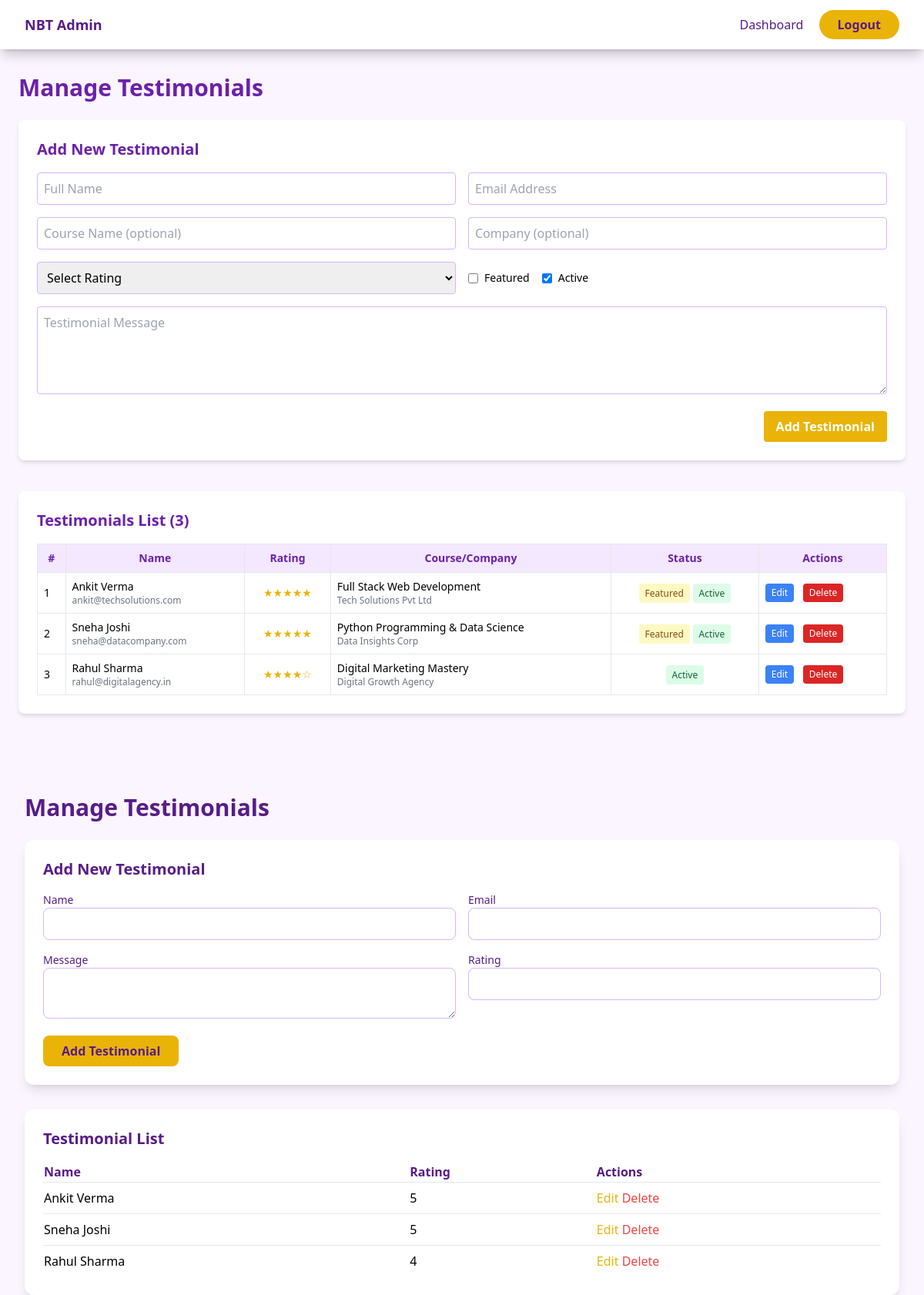
The app's page /nbt/admin/manage_testimonials.php (signed in) with its own data.
### tables this page shows
CREATE TABLE testimonials (
    id INT AUTO_INCREMENT PRIMARY KEY,
    name VARCHAR(255) NOT NULL,
    email VARCHAR(255) DEFAULT '',
    company VARCHAR(255) DEFAULT '',
    position VARCHAR(255) DEFAULT '',
    message TEXT DEFAULT '',
    rating INT DEFAULT 5,
    image_name VARCHAR(255) DEFAULT '',
    image_data LONGBLOB,
    course_name VARCHAR(255) DEFAULT '',
    is_featured TINYINT(1) DEFAULT 0,
    is_active TINYINT(1) DEFAULT 1,
    created_at TIMESTAMP DEFAULT CURRENT_TIMESTAMP
);

### nbt/admin/manage_testimonials.php (the view, shortened to what this page needs)
<?php
require '../config/db.php';
$stmt = $pdo->query("SELECT * FROM testimonials ORDER BY created_at DESC");
$testimonials = $stmt->fetchAll();
?>
<!DOCTYPE html>
<html lang="en">
<head>
    <script src="https://cdn.tailwindcss.com"></script>
</head>
<body class="bg-purple-50 font-sans min-h-screen">
    <nav class="bg-white shadow-lg fixed w-full top-0 z-50">
        <div class="max-w-7xl mx-auto px-4 sm:px-6 lg:px-8">
            <div class="flex justify-between items-center h-16">
                <div class="text-lg font-semibold text-purple-900">NBT Admin</div>
                <div>
                    <a href="dashboard.php" class="text-purple-900 hover:text-yellow-500 px-4">Dashboard</a>
                    <a href="logout.php" class="bg-yellow-500 text-purple-900 px-6 py-2 rounded-full font-semibold hover:bg-yellow-600">Logout</a>
                </div>
            </div>
        </div>
    </nav>
    <div class="max-w-7xl mx-auto p-6 pt-24">
        <h1 class="text-3xl font-bold text-purple-800 mb-6">Manage Testimonials</h1>
        <div class="bg-white rounded-lg shadow-md p-6 mb-10">
            <h2 class="text-xl font-semibold mb-4 text-purple-800">Add New Testimonial</h2>
            <form method="POST" class="grid grid-cols-1 md:grid-cols-2 gap-4">
                <input type="text" name="name" placeholder="Full Name" required class="border border-purple-300 p-2 rounded" />
                <input type="email" name="email" placeholder="Email Address" class="border border-purple-300 p-2 rounded" />
                <input type="text" name="course_name" placeholder="Course Name (optional)" class="border border-purple-300 p-2 rounded" />
                <input type="text" name="company" placeholder="Company (optional)" class="border border-purple-300 p-2 rounded" />
                <select name="rating" required class="border border-purple-300 p-2 rounded">
                    <option value="">Select Rating</option>
                </select>
                <div class="flex items-center space-x-4">
                    <label class="flex items-center">
                        <input type="checkbox" name="is_featured" class="mr-2">
                        <span class="text-sm">Featured</span>
                    </label>
                    <label class="flex items-center">
                        <input type="checkbox" name="is_active" checked class="mr-2">
                        <span class="text-sm">Active</span>
                    </label>
                </div>
                <div class="col-span-2">
                    <textarea name="message" placeholder="Testimonial Message" required rows="4" class="w-full border border-purple-300 p-2 rounded"></textarea>
                </div>
                <div class="col-span-2 text-right">
                    <button type="submit" name="add" class="bg-yellow-500 hover:bg-yellow-600 text-white font-bold px-4 py-2 rounded">Add Testimonial</button>
                </div>
            </form>
        </div>
        <div class="bg-white rounded-lg shadow-md p-6">
            <h2 class="text-xl font-semibold mb-4 text-purple-800">Testimonials List (<?= count($testimonials) ?>)</h2>
            <div class="overflow-x-auto">
                <table class="min-w-full table-auto text-sm border">
                    <thead>
                        <tr class="bg-purple-100 text-purple-800">
                            <th class="p-2 border">#</th>
                            <th class="p-2 border">Name</th>
                            <th class="p-2 border">Rating</th>
                            <th class="p-2 border">Course/Company</th>
                            <th class="p-2 border">Status</th>
                            <th class="p-2 border">Actions</th>
                        </tr>
                    </thead>
                    <tbody>
                        <?php foreach ($testimonials as $testimonial): ?>
                            <tr class="border-t hover:bg-gray-50">
                                <td class="p-2 border"><?= $testimonial['id'] ?></td>
                                <td class="p-2 border">
                                    <div class="font-medium"><?= htmlspecialchars($testimonial['name']) ?></div>
                                    <div class="text-xs text-gray-500"><?= htmlspecialchars($testimonial['email']) ?></div>
                                </td>
                                <td class="p-2 border text-center">
                                    <div class="text-yellow-500">
                                        <?= str_repeat('★', $testimonial['rating']) . str_repeat('☆', 5 - $testimonial['rating']) ?>
                                    </div>
                                </td>
                                <td class="p-2 border">
                                    <?php if ($testimonial['course_name']): ?>
                                        <div class="text-sm font-medium"><?= htmlspecialchars($testimonial['course_name']) ?></div>
                                    <?php endif; ?>
                                    <?php if ($testimonial['company']): ?>
                                        <div class="text-xs text-gray-500"><?= htmlspecialchars($testimonial['company']) ?></div>
                                    <?php endif; ?>
                                </td>
                                <td class="p-2 border text-center">
                                    <?php if ($testimonial['is_featured']): ?>
                                        <span class="bg-yellow-100 text-yellow-800 px-2 py-1 rounded text-xs">Featured</span>
                                    <?php endif; ?>
                                    <span class="bg-<?= $testimonial['is_active'] ? 'green' : 'red' ?>-100 text-<?= $testimonial['is_active'] ? 'green' : 'red' ?>-800 px-2 py-1 rounded text-xs">
                                        <?= $testimonial['is_active'] ? 'Active' : 'Inactive' ?>
                                    </span>
                                </td>
                                <td class="p-2 border space-x-2">
                                    <button onclick="toggleEdit(<?= $testimonial['id'] ?>)" class="bg-blue-500 text-white px-2 py-1 rounded text-xs">Edit</button>
                                    <form method="POST" class="inline">
                                        <button type="submit" name="delete" onclick="return confirm('Delete this testimonial?')" class="bg-red-600 text-white px-2 py-1 rounded text-xs">Delete</button>
                                    </form>
                                </td>
                            </tr>
                        <?php endforeach; ?>
                    </tbody>
                </table>
            </div>
        </div>
    </div>
</body>
</html>
</head>
<body class="min-h-screen bg-purple-50">
    <nav class="bg-white shadow-lg fixed w-full top-0 z-50">
        <div class="max-w-7xl mx-auto px-4 sm:px-6 lg:px-8">
            <div class="flex justify-between items-center h-16">
                <div class="text-lg font-semibold text-purple-900">NBT Admin</div>
                <div>
                    <a href="dashboard.php" class="text-purple-900 hover:text-yellow-500 px-4">Dashboard</a>
                    <a href="logout.php" class="bg-yellow-500 text-purple-900 px-6 py-2 rounded-full font-semibold hover:bg-yellow-600">Logout</a>
                </div>
            </div>
        </div>
    </nav>
    <div class="max-w-7xl mx-auto px-4 sm:px-6 lg:px-8 pt-20">
        <h2 class="text-3xl font-bold text-purple-900 mb-6">Manage Testimonials</h2>
        <div class="bg-white p-6 rounded-xl shadow-lg mb-8">
            <h3 class="text-xl font-semibold text-purple-900 mb-4">Add New Testimonial</h3>
            <form method="POST" class="space-y-4">
                <div class="grid grid-cols-1 md:grid-cols-2 gap-4">
                    <div>
                        <label class="block text-sm font-medium text-purple-900">Name</label>
                        <input type="text" name="name" required class="w-full px-4 py-2 border border-purple-300 rounded-lg">
                    </div>
                    <div>
                        <label class="block text-sm font-medium text-purple-900">Email</label>
                        <input type="email" name="email" required class="w-full px-4 py-2 border border-purple-300 rounded-lg">
                    </div>
                    <div>
                        <label class="block text-sm font-medium text-purple-900">Message</label>
                        <textarea name="message" required class="w-full px-4 py-2 border border-purple-300 rounded-lg"></textarea>
                    </div>
                    <div>
                        <label class="block text-sm font-medium text-purple-900">Rating</label>
                        <input type="number" name="rating" min="1" max="5" required class="w-full px-4 py-2 border border-purple-300 rounded-lg">
                    </div>
                </div>
                <button type="submit" class="bg-yellow-500 text-purple-900 py-2 px-6 rounded-lg font-semibold hover:bg-yellow-600">Add Testimonial</button>
            </form>
        </div>
        <div class="bg-white p-6 rounded-xl shadow-lg">
            <h3 class="text-xl font-semibold text-purple-900 mb-4">Testimonial List</h3>
            <table class="w-full text-left">
                <thead>
                    <tr class="text-purple-900">
                        <th>Name</th>
                        <th>Rating</th>
                        <th>Actions</th>
                    </tr>
                </thead>
                <tbody>
                    <?php foreach ($testimonials as $testimonial): ?>
                        <tr class="border-t">
                            <td class="py-2"><?php echo htmlspecialchars($testimonial['name']); ?></td>
                            <td class="py-2"><?php echo htmlspecialchars($testimonial['rating']); ?></td>
                            <td class="py-2">
                                <button onclick="editTestimonial(<?php echo $testimonial['id']; ?>)" class="text-yellow-500 hover:text-yellow-600">Edit</button>
                                <form method="POST" class="inline">
                                    <button type="submit" class="text-red-500 hover:text-red-600">Delete</button>
                                </form>
                            </td>
                        </tr>
                    <?php endforeach; ?>
                </tbody>
            </table>
        </div>
    </div>
</body>
</html>

### records on screen
testimonials: id "1", name "Ankit Verma", email "ankit@techsolutions.com", rating "★★★★★", course_name "Full Stack Web Development", company "Tech Solutions Pvt Ltd", is_featured "Featured", is_active "Active", rating "5"
testimonials: id "2", name "Sneha Joshi", email "sneha@datacompany.com", rating "★★★★★", course_name "Python Programming & Data Science", company "Data Insights Corp", is_featured "Featured", is_active "Active", rating "5"
testimonials: id "3", name "Rahul Sharma", email "rahul@digitalagency.in", rating "★★★★", rating "☆", course_name "Digital Marketing Mastery", company "Digital Growth Agency", is_active "Active", rating "4"

### other values on screen
count($testimonials) "3"
